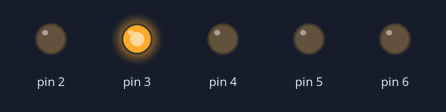
A sketch run on a simulated Arduino Uno, built with avr-gcc and run on an emulated ATmega328P. Parts: output pins drawn as LEDs (lit = HIGH). Random numbers use the default seed unless the sketch sets one.

Above: at 0.16 s.
At 12.5 s:
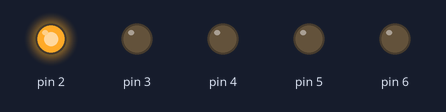
At 13.7 s:
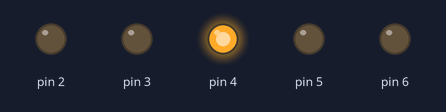
At 14.2 s:
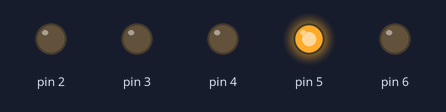
At 15.03 s:
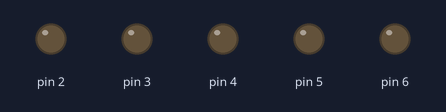
At 15.7 s:
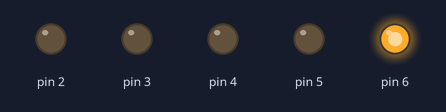
Timing chart, 0 to 17.2 s (numbered marks = the images above):
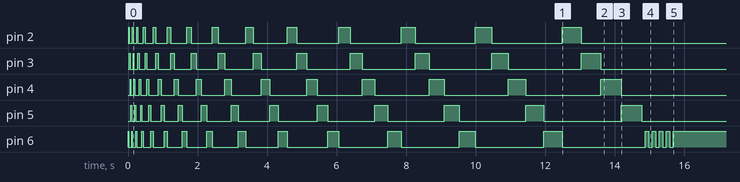

The sketch:

systems_name.ino
```cpp
/**
 * Describe your system. Be sure to rename the file to the name of your system
 * first last - month year
 */

int lightTime = 20;
int selectedLight = 1;
int roundNumber = 1;
bool running = true;


 void setup() {
    randomSeed(analogRead(0));
    selectedLight = random(1,6);
    pinMode(2, OUTPUT);
    pinMode(3, OUTPUT);
    pinMode(4, OUTPUT);
    pinMode(5, OUTPUT);
    pinMode(6, OUTPUT);
 }


 void loop() {
   while (running) {
        digitalWrite(selectedLight+1, HIGH);
        if (selectedLight == 1){
          digitalWrite(6, LOW);
        }
        else {
          digitalWrite(selectedLight, LOW);
        }


        if (lightTime > 600){
            running = false;
            for (int i = 0; i < 5; i++){
              digitalWrite(selectedLight+1, LOW);
              delay(100);
              digitalWrite(selectedLight+1, HIGH);
              delay(100);
            }
            return;
        }
        selectedLight++;
        if (selectedLight > 5) {
            selectedLight = 1;

        }
   		delay(lightTime);

        lightTime += roundNumber * 0.25;
     	roundNumber++;
   }
 }
```
